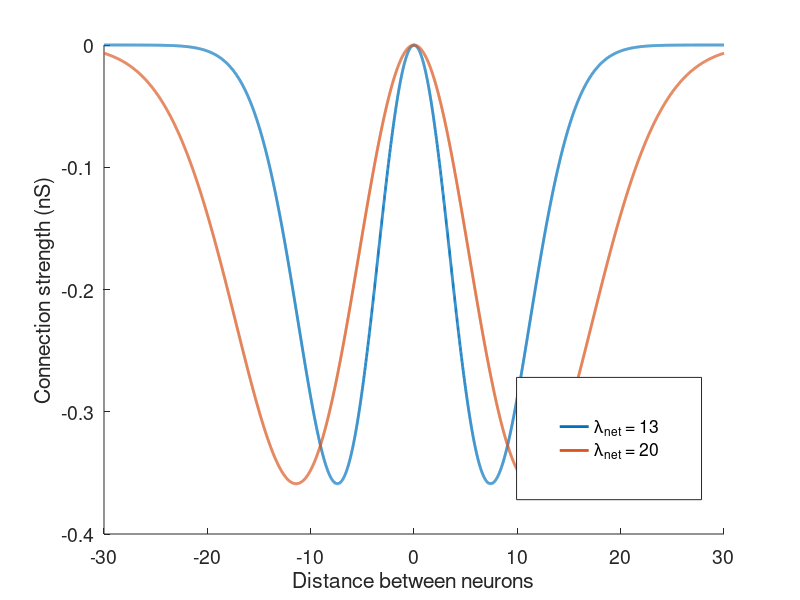

MATLAB code to generate this figure:
a = 1;
connMult = 20;

abs_x = -30:0.01:30;


fontSize = 14;
%close all;
figure('Position', [878 452 600 350]);

subplot(1, 1, 1, 'FontSize', fontSize);

lam = [13 20];

for l_it = 1:numel(lam)
    lambda = lam(l_it);
    beta = 3/lambda^2; gamma = 1.05*beta;

    fun = a*exp(-gamma*abs_x.^2) - exp(-beta*abs_x.^2);
    hold all;
    plot(abs_x, connMult * fun, 'LineWidth', 2);
end

xlabel('Distance between neurons');
ylabel('Connection strength (nS)');

legend(...
    ['\lambda_{net} = ' num2str(lam(1))], ...
    ['\lambda_{net} = ' num2str(lam(2))]);

legend1 = legend(gca(),'show');
set(legend1,'Position',[0.6457 0.1672 0.2312 0.2038]);



%set(gcf,'PaperPositionMode','auto');
%print('-depsc2', '../../thesis/src/fig/connectivityFunction.eps');